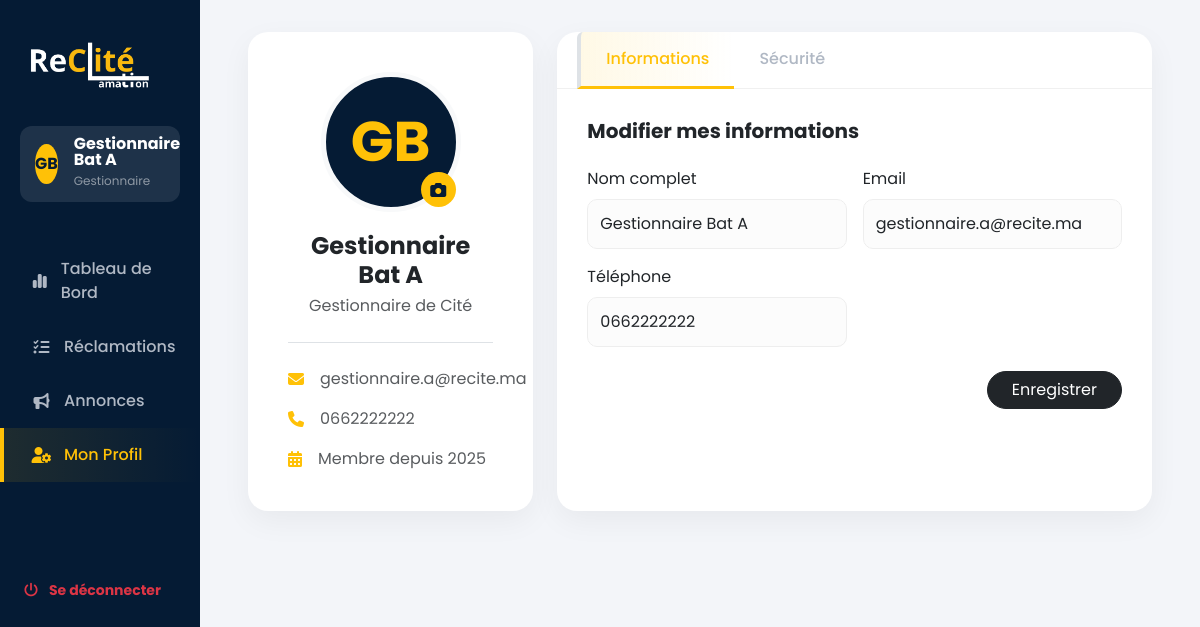
Screenshot of /gestionnaire/profile.php (signed in) with the database file from the repository.
### tables this page shows
CREATE TABLE `users` (
                         `id` int(11) NOT NULL AUTO_INCREMENT,
                         `nom` varchar(100) NOT NULL,
                         `email` varchar(100) NOT NULL,
                         `password` varchar(255) NOT NULL,
                         `role` enum('reclamant','gestionnaire','admin') NOT NULL DEFAULT 'reclamant',
                         `code_logement` varchar(50) DEFAULT NULL,
                         `type_occupant` varchar(50) DEFAULT NULL,
                         `avatar` varchar(255) DEFAULT NULL,
                         `telephone` varchar(20) DEFAULT NULL,
                         `reset_token` varchar(255) DEFAULT NULL,
                         `reset_expires` datetime DEFAULT NULL,
                         `date_creation` datetime DEFAULT current_timestamp(),
                         PRIMARY KEY (`id`),
                         UNIQUE KEY `email` (`email`)
);

### gestionnaire/profile.php (the view, shortened to what this page needs)
<?php
require_once '../config/db.php';
$user_id = $_SESSION['user_id'];
$stmt = $pdo->prepare("SELECT * FROM users WHERE id = ?");
$stmt->execute([$user_id]);
$user = $stmt->fetch(PDO::FETCH_ASSOC);
?>
<!DOCTYPE html>
<html lang="fr">
<head>
    <link href="https://cdn.jsdelivr.net/npm/bootstrap@5.3.2/dist/css/bootstrap.min.css" rel="stylesheet">
    <link rel="stylesheet" href="https://cdnjs.cloudflare.com/ajax/libs/font-awesome/6.4.0/css/all.min.css">
</head>
<body>
<div class="container-fluid">
    <div class="row">
        <?php include 'sidebar.php'; ?>
        <div class="col-md-9 col-lg-10 main-content">
            <div class="row g-4">
                <div class="col-lg-4">
                    <div class="profile-card">
                        <div class="profile-avatar-wrapper">
                            <?php if (!empty($user['avatar'])): ?>
                                <img src="../uploads/avatars/<?php echo htmlspecialchars($user['avatar']); ?>" class="profile-avatar-lg">
                            <?php else: ?>
                                <div class="avatar-placeholder">
                                    <?php $vals = explode(' ', $user['nom']); echo strtoupper(substr($vals[0],0,1).substr($vals[1]??'',0,1)); ?>
                                </div>
                            <?php endif; ?>
                            <label for="avatarUpload" class="avatar-edit-btn"><i class="fas fa-camera"></i></label>
                        </div>
                        <h4 class="fw-bold mb-1"><?php echo htmlspecialchars($user['nom']); ?></h4>
                        <p class="text-muted">Gestionnaire de Cité</p>
                        <div class="text-start mt-4 pt-4 border-top">
                             <div class="d-flex align-items-center mb-3 text-muted">
                                <i class="fas fa-envelope me-3 text-warning"></i> <?php echo htmlspecialchars($user['email']); ?>
                            </div>
                            <div class="d-flex align-items-center mb-3 text-muted">
                                <i class="fas fa-phone me-3 text-warning"></i> <?php echo htmlspecialchars($user['telephone'] ?? 'Non renseigné'); ?>
                            </div>
                            <div class="d-flex align-items-center text-muted">
                                <i class="fas fa-calendar-alt me-3 text-warning"></i>
                                Membre depuis <?php echo isset($user['date_creation']) ? date('Y', strtotime($user['date_creation'])) : date('Y'); ?>
                            </div>
                        </div>
                    </div>
                </div>
                <div class="col-lg-8">
                    <div class="settings-card">
                        <ul class="nav nav-tabs" id="pTab" role="tablist">
                            <li class="nav-item"><button class="nav-link active" data-bs-toggle="tab" data-bs-target="#info">Informations</button></li>
                            <li class="nav-item"><button class="nav-link" data-bs-toggle="tab" data-bs-target="#sec">Sécurité</button></li>
                        </ul>
                        <div class="tab-content">
                            <div class="tab-pane fade show active" id="info">
                                <h5 class="fw-bold mb-4">Modifier mes informations</h5>
                                <form method="POST">
                                    <div class="row g-3">
                                        <div class="col-md-6">
                                            <label class="form-label">Nom complet</label>
                                            <input type="text" name="nom" class="form-control" value="<?php echo htmlspecialchars($user['nom']); ?>" required>
                                        </div>
                                        <div class="col-md-6">
                                            <label class="form-label">Email</label>
                                            <input type="email" name="email" class="form-control" value="<?php echo htmlspecialchars($user['email']); ?>" required>
                                        </div>
                                        <div class="col-md-6">
                                            <label class="form-label">Téléphone</label>
                                            <input type="text" name="telephone" class="form-control" value="<?php echo htmlspecialchars($user['telephone'] ?? ''); ?>" placeholder="+212 6...">
                                        </div>
                                    </div>
                                    <div class="text-end mt-4">
                                        <button type="submit" name="update_info" class="btn btn-dark rounded-pill px-4">Enregistrer</button>
                                    </div>
                                </form>
                            </div>
                        </div>
                    </div>
                </div>
            </div>
        </div>
    </div>
</div>
</body>
</html>

### gestionnaire/sidebar.php (shortened to what this page needs)
<?php
$current_page = basename($_SERVER['PHP_SELF']);
$sidebar_name = isset($user['nom']) ? $user['nom'] : ($_SESSION['user_nom'] ?? ($_SESSION['user_name'] ?? 'Gestionnaire Bat A'));
$sidebar_avatar = isset($user['avatar']) ? $user['avatar'] : ($_SESSION['user_avatar'] ?? '');
function render_avatar($avatar, $name) {
    if (!empty($avatar)) {
        return '<img src="../uploads/avatars/'.htmlspecialchars($avatar).'" class="avatar-small me-3" style="width: 40px; height: 40px; border-radius: 50%; object-fit: cover; aspect-ratio: 1/1;" alt="Avatar">';
    } else {
        $vals = explode(' ', $name);
        $initials = isset($vals[1])
                ? strtoupper(substr($vals[0], 0, 1) . substr($vals[1], 0, 1))
                : strtoupper(substr($vals[0], 0, 2));
        return '<div class="avatar-small me-3" style="width: 40px; height: 40px; background-color: var(--accent-yellow); color: var(--sidebar-bg); border-radius: 50%; display: flex; align-items: center; justify-content: center; font-weight: 700;">'.$initials.'</div>';
        }
}
?>
            <?php echo render_avatar($sidebar_avatar, $sidebar_name); ?>
<div class="col-md-3 col-lg-2 sidebar d-none d-md-block px-0">
    <div style="margin: 0 20px 25px 20px;">
        <img src="../assets/img/Rec_Blanc.png" alt="Logo Syndic" style="width: 137px; height: auto;">
    </div>
    <div class="user-profile-card d-flex align-items-center" style="margin: 0 20px 40px 20px; padding: 10px 15px; background: rgba(255, 255, 255, 0.1); border-radius: 12px;">
        <?php echo render_avatar($sidebar_avatar, $sidebar_name); ?>
        <div>
            <div class="fw-bold lh-1"><?php echo htmlspecialchars($sidebar_name); ?></div>
            <small class="text-white-50" style="font-size: 12px;">Gestionnaire</small>
        </div>
    </div>
    <ul class="nav flex-column">
        <li class="nav-item">
            <a href="dashboard.php" class="nav-link <?php echo ($current_page == 'dashboard.php') ? 'active' : ''; ?>">
                <i class="fas fa-chart-simple"></i> Tableau de Bord
            </a>
        </li>
        <li class="nav-item">
            <a href="reclamations.php" class="nav-link <?php echo ($current_page == 'reclamations.php') ? 'active' : ''; ?>">
                <i class="fas fa-list-check"></i> Réclamations
            </a>
        </li>
        <li class="nav-item">
            <a href="annonces.php" class="nav-link <?php echo ($current_page == 'annonces.php') ? 'active' : ''; ?>">
                <i class="fas fa-bullhorn"></i> Annonces
            </a>
        </li>
        <li class="nav-item">
            <a href="profile.php" class="nav-link <?php echo ($current_page == 'profile.php') ? 'active' : ''; ?>">
                <i class="fas fa-user-gear"></i> Mon Profil
            </a>
        </li>
    </ul>
    <div class="mt-5 pt-5 px-4">
        <a href="../logout.php" class="text-danger text-decoration-none small fw-bold">
            <i class="fas fa-power-off me-2"></i> Se déconnecter
        </a>
    </div>
</div>

### gestionnaire/profile.php (style rules this page uses)
:root { --sidebar-bg: #051b34; --body-bg: #f3f5f9; --accent-yellow: #ffc107; --text-muted: #6c757d; }
body { font-family: 'Poppins', sans-serif; background-color: var(--body-bg); overflow-x: hidden; }
.sidebar { background-color: var(--sidebar-bg); min-height: 100vh; color: white; padding-top: 2rem; }
.user-profile-card { background: rgba(255, 255, 255, 0.1); border-radius: 12px; padding: 10px 15px; margin: 0 20px 40px 20px; }
.avatar-small { width: 40px; height: 40px; background-color: var(--accent-yellow); color: var(--sidebar-bg); border-radius: 50%; display: flex; align-items: center; justify-content: center; font-weight: 700; object-fit: cover; }
.nav-link { color: #b0b8c4; padding: 15px 25px; transition: 0.3s; border-left: 4px solid transparent; }
.nav-link.active { color: var(--accent-yellow); background: linear-gradient(90deg, rgba(255,193,7,0.1) 0%, rgba(255,193,7,0) 100%); border-left: 4px solid var(--accent-yellow); }
.nav-link i { width: 25px; margin-right: 10px; }
.main-content { padding: 2rem 3rem; }
.profile-card { background: white; border-radius: 20px; box-shadow: 0 10px 30px rgba(0,0,0,0.05); padding: 40px; text-align: center; height: 100%; }
.profile-avatar-wrapper { position: relative; width: 140px; height: 140px; margin: 0 auto 20px; }
.avatar-placeholder { width: 100%; height: 100%; background: var(--sidebar-bg); color: var(--accent-yellow); border-radius: 50%; display: flex; align-items: center; justify-content: center; font-size: 3.5rem; font-weight: bold; border: 5px solid #f8f9fa; aspect-ratio: 1/1; }
.avatar-edit-btn { position: absolute; bottom: 5px; right: 5px; background: var(--accent-yellow); color: var(--sidebar-bg); width: 35px; height: 35px; border-radius: 50%; display: flex; align-items: center; justify-content: center; cursor: pointer; transition: 0.2s; z-index: 10; }
.settings-card { background: white; border-radius: 20px; box-shadow: 0 10px 30px rgba(0,0,0,0.05); overflow: hidden; height: 100%; }
.nav-tabs { border-bottom: 1px solid #f0f0f0; padding: 0 20px; }
.nav-tabs .nav-link { border: none; color: var(--text-muted); padding: 20px 25px; font-weight: 500; background: transparent; }
.nav-tabs .nav-link.active { color: var(--sidebar-bg); border-bottom: 3px solid var(--accent-yellow); }
.tab-content { padding: 30px; }
.form-control { border-radius: 10px; padding: 12px; border: 1px solid #eee; background: #fcfcfc; }

### gestionnaire/sidebar.php (style rules this page uses)
.sidebar { background-color: #051b34; min-height: 100vh; color: white; padding-top: 2rem; }
.nav-link { color: #b0b8c4 !important; padding: 15px 25px !important; font-size: 1rem !important; font-weight: 500 !important; transition: 0.3s; border-left: 4px solid transparent; display: flex; align-items: center; }
.nav-link.active { color: #ffc107 !important; background: linear-gradient(90deg, rgba(255,193,7,0.1) 0%, rgba(255,193,7,0) 100%); border-left: 4px solid #ffc107; }
.nav-link i { width: 25px; margin-right: 10px; text-align: center; }

### rows the page displays
users: nom "GB", nom "Gestionnaire Bat A", email "gestionnaire.a@recite.ma", telephone "0662222222", date_creation "2025"
